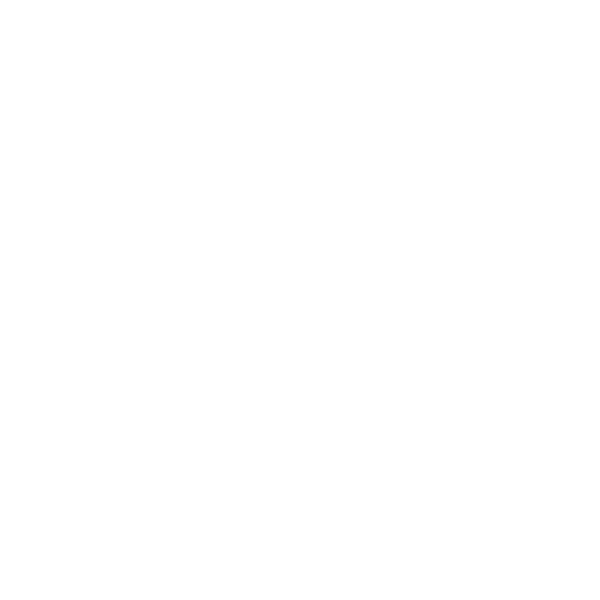
Frame 1 (no input)
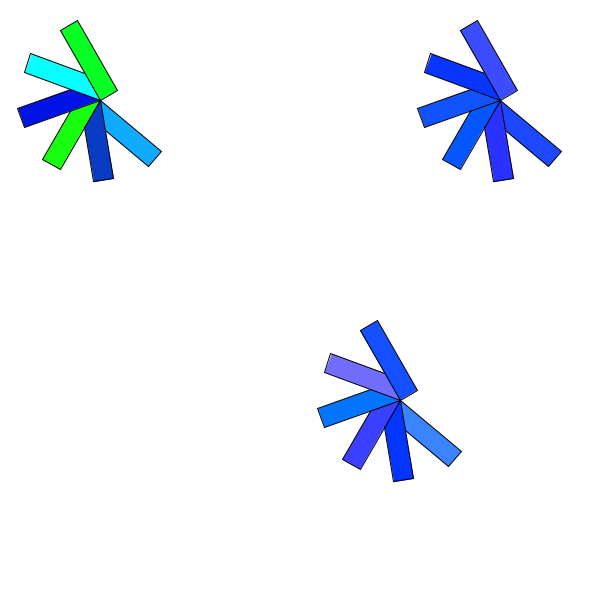
Frame 60 (the mouse pressed at the canvas centre just before this capture)
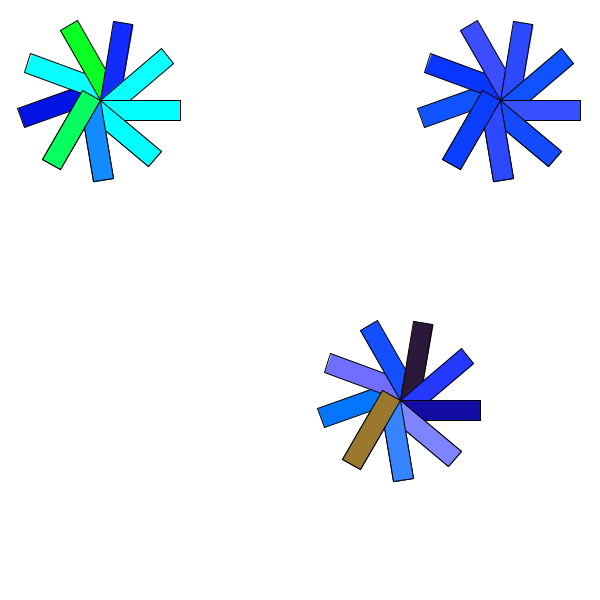
Frame 120 (the mouse held since frame 60 and released just before this capture)

The Processing sketch that drew these frames (run headless with seeded random() and noise(); from frame 60 on, the mouse is pressed at the canvas centre):

// Processing sketch: rotation_September_6
// ── rotation_September_6.pde
void setup(){
  size(600,600);
  background(255);
  smooth();
  fill(192);
 // noStroke();
 // rect(40, 40, 40, 40);
  
  
  pushMatrix();
  //translate(60,60);
  //rectMode(CENTER);
  //rotate(radians(45));
  //fill(0);
  //rect(0, 0, 40, 40);
 // popMatrix();
  
 
}


void draw(){
  if(frameCount %10 == 0){
    fill(random(0,25), random(0, 655), random(0,955));
    pushMatrix();
    translate(100, 100);
    rotate(radians(frameCount*4% 360));
    rect(0,0,80,20);
    popMatrix();
    
    if(frameCount %10 == 0){
    fill(random(0,245), random(0, 155), random(0,955));
    pushMatrix();
    translate(400, 400);
    rotate(radians(frameCount*4% 360));
    rect(0,0,80,20);
    popMatrix();
    
    if(frameCount %10 == 0){
    fill(random(0,67), random(45, 95), random(790,123));
    pushMatrix();
    translate(500, 100);
    rotate(radians(frameCount*4% 360));
    rect(0,0,80,20);
    popMatrix();
}

}
}
}
